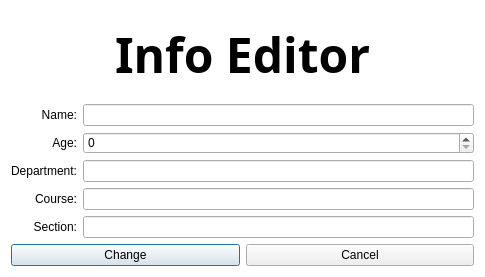
<?xml version="1.0" encoding="UTF-8"?>
<ui version="4.0">
 <class>UserEditDialog</class>
 <widget class="QDialog" name="UserEditDialog">
  <property name="geometry">
   <rect>
    <x>0</x>
    <y>0</y>
    <width>485</width>
    <height>277</height>
   </rect>
  </property>
  <property name="minimumSize">
   <size>
    <width>300</width>
    <height>277</height>
   </size>
  </property>
  <property name="maximumSize">
   <size>
    <width>16777215</width>
    <height>345</height>
   </size>
  </property>
  <property name="windowTitle">
   <string>Dialog</string>
  </property>
  <property name="styleSheet">
   <string notr="true">QDialog {
background-color: rgb(255, 255, 255);
}</string>
  </property>
  <layout class="QGridLayout" name="gridLayout">
   <item row="1" column="0">
    <layout class="QGridLayout" name="gridLayout_2">
     <item row="1" column="1">
      <widget class="QSpinBox" name="ageField"/>
     </item>
     <item row="4" column="0">
      <widget class="QLabel" name="label_6">
       <property name="text">
        <string>Section:</string>
       </property>
       <property name="alignment">
        <set>Qt::AlignRight|Qt::AlignTrailing|Qt::AlignVCenter</set>
       </property>
      </widget>
     </item>
     <item row="0" column="0">
      <widget class="QLabel" name="label_2">
       <property name="text">
        <string>Name:</string>
       </property>
       <property name="alignment">
        <set>Qt::AlignRight|Qt::AlignTrailing|Qt::AlignVCenter</set>
       </property>
      </widget>
     </item>
     <item row="3" column="0">
      <widget class="QLabel" name="label_5">
       <property name="text">
        <string>Course:</string>
       </property>
       <property name="alignment">
        <set>Qt::AlignRight|Qt::AlignTrailing|Qt::AlignVCenter</set>
       </property>
      </widget>
     </item>
     <item row="1" column="0">
      <widget class="QLabel" name="label_3">
       <property name="text">
        <string>Age:</string>
       </property>
       <property name="alignment">
        <set>Qt::AlignRight|Qt::AlignTrailing|Qt::AlignVCenter</set>
       </property>
      </widget>
     </item>
     <item row="2" column="0">
      <widget class="QLabel" name="label_4">
       <property name="text">
        <string>Department:</string>
       </property>
       <property name="alignment">
        <set>Qt::AlignRight|Qt::AlignTrailing|Qt::AlignVCenter</set>
       </property>
      </widget>
     </item>
     <item row="0" column="1">
      <widget class="QLineEdit" name="nameField"/>
     </item>
     <item row="2" column="1">
      <widget class="QLineEdit" name="departmentField"/>
     </item>
     <item row="3" column="1">
      <widget class="QLineEdit" name="courseField"/>
     </item>
     <item row="4" column="1">
      <widget class="QLineEdit" name="sectionField"/>
     </item>
    </layout>
   </item>
   <item row="0" column="0">
    <layout class="QHBoxLayout" name="horizontalLayout">
     <item>
      <spacer name="horizontalSpacer_2">
       <property name="orientation">
        <enum>Qt::Horizontal</enum>
       </property>
       <property name="sizeHint" stdset="0">
        <size>
         <width>40</width>
         <height>20</height>
        </size>
       </property>
      </spacer>
     </item>
     <item>
      <widget class="QLabel" name="label_7">
       <property name="font">
        <font>
         <family>Sitka Subheading Semibold</family>
         <pointsize>36</pointsize>
         <bold>true</bold>
        </font>
       </property>
       <property name="text">
        <string>Info Editor</string>
       </property>
      </widget>
     </item>
     <item>
      <spacer name="horizontalSpacer">
       <property name="orientation">
        <enum>Qt::Horizontal</enum>
       </property>
       <property name="sizeHint" stdset="0">
        <size>
         <width>40</width>
         <height>20</height>
        </size>
       </property>
      </spacer>
     </item>
    </layout>
   </item>
   <item row="2" column="0">
    <layout class="QHBoxLayout" name="horizontalLayout_2">
     <item>
      <widget class="QPushButton" name="changeButton">
       <property name="text">
        <string>Change</string>
       </property>
      </widget>
     </item>
     <item>
      <widget class="QPushButton" name="cancelButton">
       <property name="text">
        <string>Cancel</string>
       </property>
      </widget>
     </item>
    </layout>
   </item>
  </layout>
 </widget>
 <resources/>
 <connections/>
</ui>
